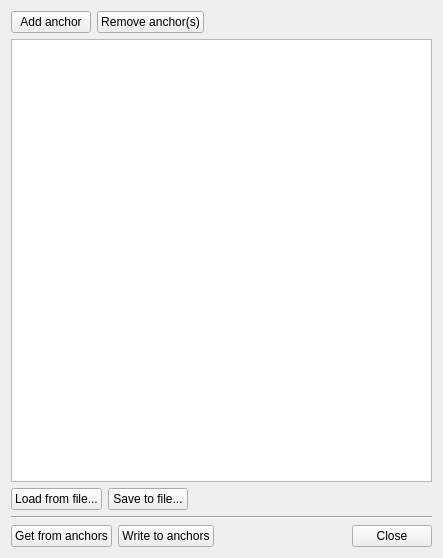
<?xml version="1.0" encoding="UTF-8"?>
<ui version="4.0">
 <class>Form</class>
 <widget class="QWidget" name="Form">
  <property name="windowModality">
   <enum>Qt::ApplicationModal</enum>
  </property>
  <property name="geometry">
   <rect>
    <x>0</x>
    <y>0</y>
    <width>443</width>
    <height>558</height>
   </rect>
  </property>
  <property name="windowTitle">
   <string>Anchor position configuration</string>
  </property>
  <layout class="QVBoxLayout" name="verticalLayout_4">
   <item>
    <layout class="QVBoxLayout" name="verticalLayout">
     <item>
      <layout class="QHBoxLayout" name="horizontalLayout">
       <item>
        <widget class="QPushButton" name="_add_anchor_button">
         <property name="text">
          <string>Add anchor</string>
         </property>
        </widget>
       </item>
       <item>
        <widget class="QPushButton" name="_remove_anchors_button">
         <property name="text">
          <string>Remove anchor(s)</string>
         </property>
        </widget>
       </item>
       <item>
        <spacer name="horizontalSpacer_2">
         <property name="orientation">
          <enum>Qt::Horizontal</enum>
         </property>
         <property name="sizeHint" stdset="0">
          <size>
           <width>40</width>
           <height>20</height>
          </size>
         </property>
        </spacer>
       </item>
      </layout>
     </item>
     <item>
      <widget class="QTableView" name="_table_view"/>
     </item>
     <item>
      <layout class="QHBoxLayout" name="horizontalLayout_4">
       <item>
        <widget class="QPushButton" name="_load_button">
         <property name="text">
          <string>Load from file...</string>
         </property>
        </widget>
       </item>
       <item>
        <widget class="QPushButton" name="_save_button">
         <property name="text">
          <string>Save to file...</string>
         </property>
        </widget>
       </item>
       <item>
        <spacer name="horizontalSpacer_3">
         <property name="orientation">
          <enum>Qt::Horizontal</enum>
         </property>
         <property name="sizeHint" stdset="0">
          <size>
           <width>40</width>
           <height>20</height>
          </size>
         </property>
        </spacer>
       </item>
      </layout>
     </item>
     <item>
      <widget class="Line" name="line">
       <property name="orientation">
        <enum>Qt::Horizontal</enum>
       </property>
      </widget>
     </item>
     <item>
      <layout class="QHBoxLayout" name="horizontalLayout_2">
       <item>
        <widget class="QPushButton" name="_get_from_anchors_button">
         <property name="text">
          <string>Get from anchors</string>
         </property>
        </widget>
       </item>
       <item>
        <widget class="QPushButton" name="_write_to_anchors_button">
         <property name="text">
          <string>Write to anchors</string>
         </property>
        </widget>
       </item>
       <item>
        <spacer name="horizontalSpacer">
         <property name="orientation">
          <enum>Qt::Horizontal</enum>
         </property>
         <property name="sizeHint" stdset="0">
          <size>
           <width>40</width>
           <height>20</height>
          </size>
         </property>
        </spacer>
       </item>
       <item>
        <widget class="QPushButton" name="_close_button">
         <property name="text">
          <string>Close</string>
         </property>
        </widget>
       </item>
      </layout>
     </item>
    </layout>
   </item>
  </layout>
 </widget>
 <resources/>
 <connections/>
</ui>
